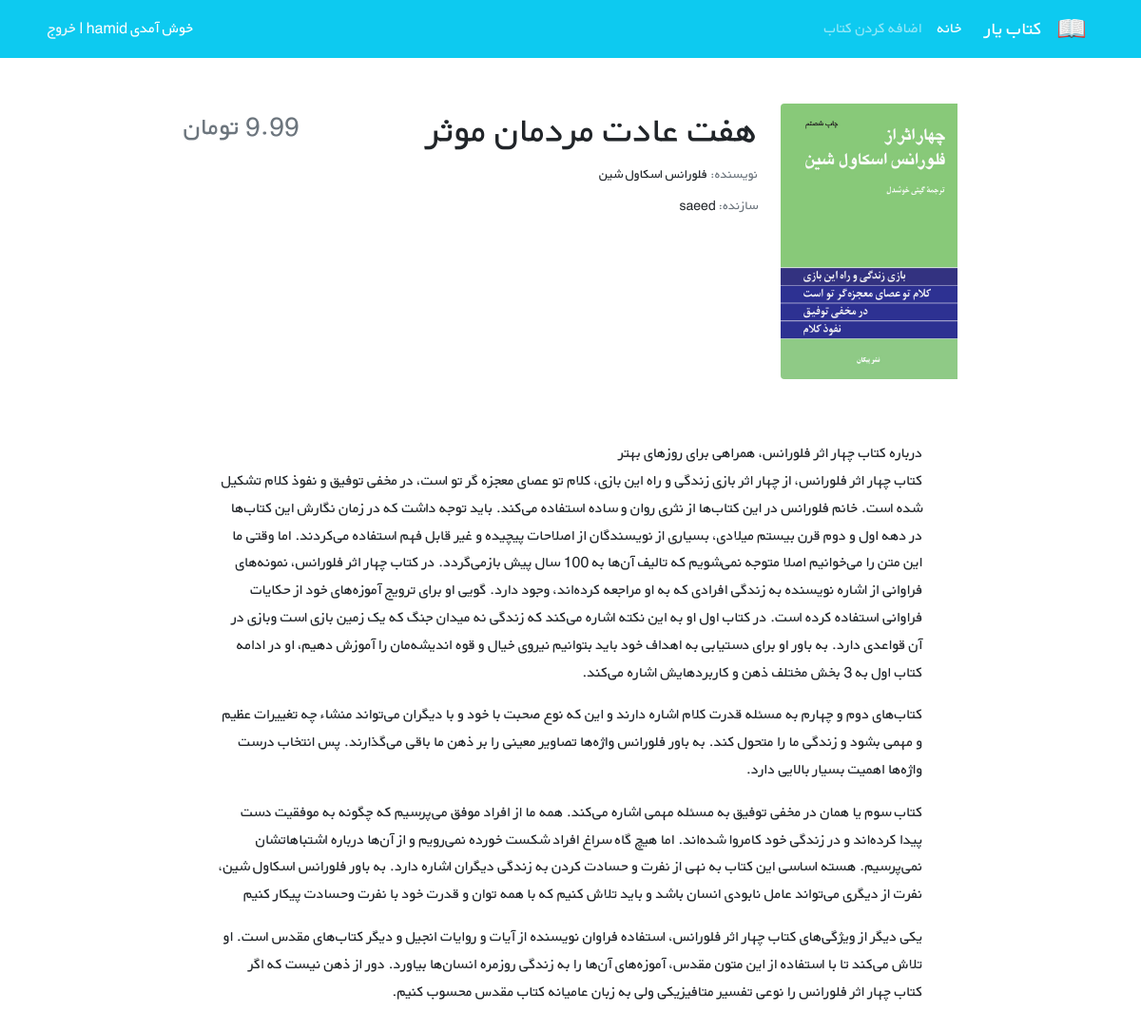
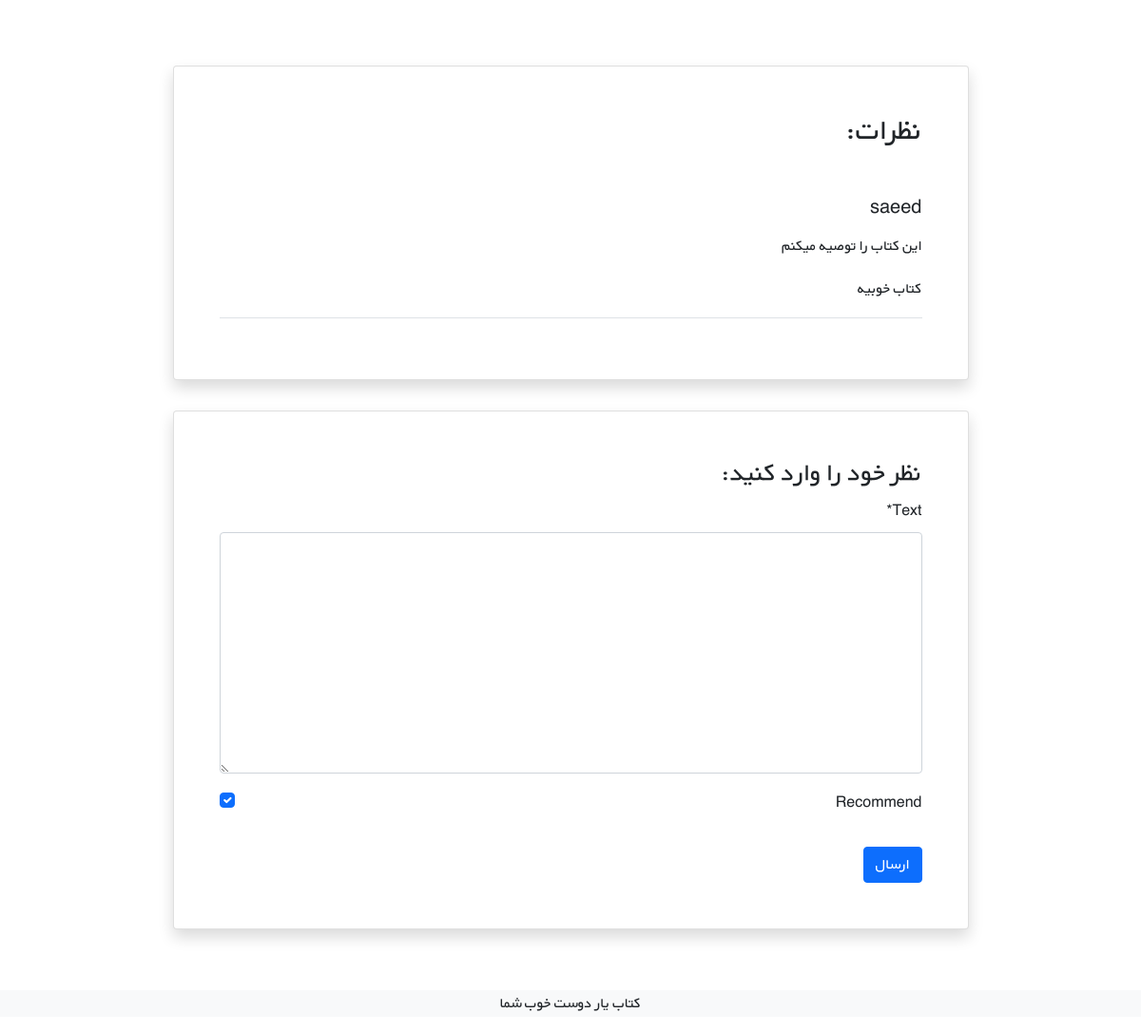
/books/8/ (signed in), run on the app's committed database (2 pictures, top to bottom).
### books/models.py (models this page shows, shortened)
class Book(models.Model):
    user = models.ForeignKey(get_user_model(), on_delete=models.CASCADE)
    title = models.CharField(max_length=200)
    author = models.CharField(max_length=200)
    content = models.TextField()
    price = models.DecimalField(max_digits=5, decimal_places=2)
    cover = models.ImageField(upload_to='covers/', blank=True)

class Comment(models.Model):
    text = models.TextField()
    user = models.ForeignKey(get_user_model(), on_delete=models.CASCADE)
    book = models.ForeignKey(Book, on_delete=models.CASCADE, related_name="comments")
    is_active = models.BooleanField(default=True)
    recommend = models.BooleanField(default=True)
    datetime_created_at = models.DateTimeField(auto_now_add=True)

### accounts/models.py (models this page shows)
class CustomUser(AbstractUser):
    age = models.PositiveIntegerField(null=True, blank=True)

### books/views.py (the view)
# urls.py: path('<int:pk>/', views.book_detail_view, name='book_detail'),
@login_required
def book_detail_view(request, pk):
    book = get_object_or_404(Book, pk=pk)
    book_comments = book.comments.all()
    if request.method == 'POST':
        comment_form = CommentForm(request.POST)
        if comment_form.is_valid():
            new_comment = comment_form.save(commit=False)
            new_comment.book = book
            new_comment.user = request.user
            new_comment.save()
            comment_form = CommentForm()
    else:
        comment_form = CommentForm
    return render(request, 'books/book_detail.html', {
        'book': book,
        'comments': book_comments,
        'comment_form': comment_form,
    })

### books/templates/books/book_detail.html (shortened to what this page needs)
{% extends '_base.html' %}
{% load crispy_forms_tags %}
{% block content %}
    <div class="container mt-5" dir="rtl">
        <div class="">
            <div class="">
                <div class="d-flex justify-content-center">
                    <div class="row w-sm-75 w-100">
                        <div class="col-xs-12 col-md-3 d-flex justify-content-center">
                            <div>
                                {% if book.cover %}
                                    <img src="{{ book.cover.url }}"
                                         class="img-fluid rounded-start" alt="...">
                                {% endif %}
                            </div>
                        </div>
                        <div class="col-xs-12 col-md-6 text-center text-md-end mt-md-1 mt-4">
                            <h1>هفت عادت مردمان موثر</h1>
                            <h5 class="small my-1"><span class="text-muted">نویسنده: </span>{{ book.author }}</h5>
                            <h5 class="small my-1"><span class="text-muted">سازنده: </span>{{ book.user.username }}</h5>
                        </div>
                        <div class="col-xs-12 col-md-3 d-flex flex-column">
                            <h3 class="align-self-center pt-2 text-muted align-self-md-end">
                                {{ book.price }} تومان
                            </h3>
                        </div>
                    </div>
                </div>
                <div class="d-flex justify-content-center">
                    <div class="my-3 p-5 w-sm-75 w-100">
                        {{ book.content|linebreaks }}
                    </div>
                </div>
                <div class="d-flex justify-content-center">
                    <div class="card shadow my-3 p-5 w-sm-75 w-100">
                        <h2 class="mb-5">نظرات:</h2>
                        <div class="border-bottom mb-3">
                            {% for comment in comments %}
                                {% if comment.is_active %}
                                    <h5 class="mb-3">{{ comment.user.username }}</h5>
                                    {% if comment.recommend %}
                                        <p>این کتاب را توصیه میکنم</p>
                                    {% else %}
                                        <p>این کتاب را توصیه نمیکنم</p>
                                    {% endif %}
                                    <p>{{ comment.text|linebreaks }}</p>
                                {% endif %}
                            {% endfor %}
                        </div>
                    </div>
                </div>
                <div class="d-flex justify-content-center">
                    <div class="card shadow my-3 p-5 w-sm-75 w-100">
                        <h3>نظر خود را وارد کنید:</h3>
                        <form method="POST">
                            {{ comment_form|crispy }}
                            <button type="submit" class="btn btn-primary mt-3">ارسال</button>
                        </form>
                    </div>
                </div>
            </div>
        </div>
    </div>
{% endblock %}

### static/css/style.css (style rules this page uses)
* { font-family: 'BYekan', sans-serif; line-height: 1.8rem; }
@media (min-width: 576px) { .w-sm-75 { width: 75%!important; } }

### data on the page
Book: cover (picture), author "فلورانس اسکاول شین", user.username "saeed", content "درباره کتاب چهار اثر فلورانس، همراهی برای روزهای بهتر کتاب چهار اثر فلورانس، از چهار اثر بازی زندگی و راه این بازی، کلام تو عصای معجزه گر تو است، در مخفی توفیق و نفوذ کلام تشکیل شده است. خانم فلورانس در این کتاب‌ها از نثری روان و ساده استفاده می‌کند. باید توجه داشت که در زمان نگارش این کتاب‌ها در دهه اول و دوم قرن بیستم میلادی، بسیاری از نویسندگان از اصلاحات پیچیده و غیر قابل فهم استفاده می‌کردند. اما وقتی ما این متن را می‌خوانیم اصلا متوجه نمی‌شویم که تالیف آن‌ها به 100 سال پیش بازمی‌گردد. در کتاب چهار اثر فلورانس، نمونه‌های فراوانی از اشاره نویسنده به زندگی افرادی که به او مراجعه کرده‌اند، وجود دارد. گویی او برای ترویج آموزه‌های خود از حکایات فراوانی استفاده کرده است. در کتاب اول او به…"
Comment: user.username "saeed", recommend "این کتاب را توصیه میکنم", text "کتاب خوبیه"
